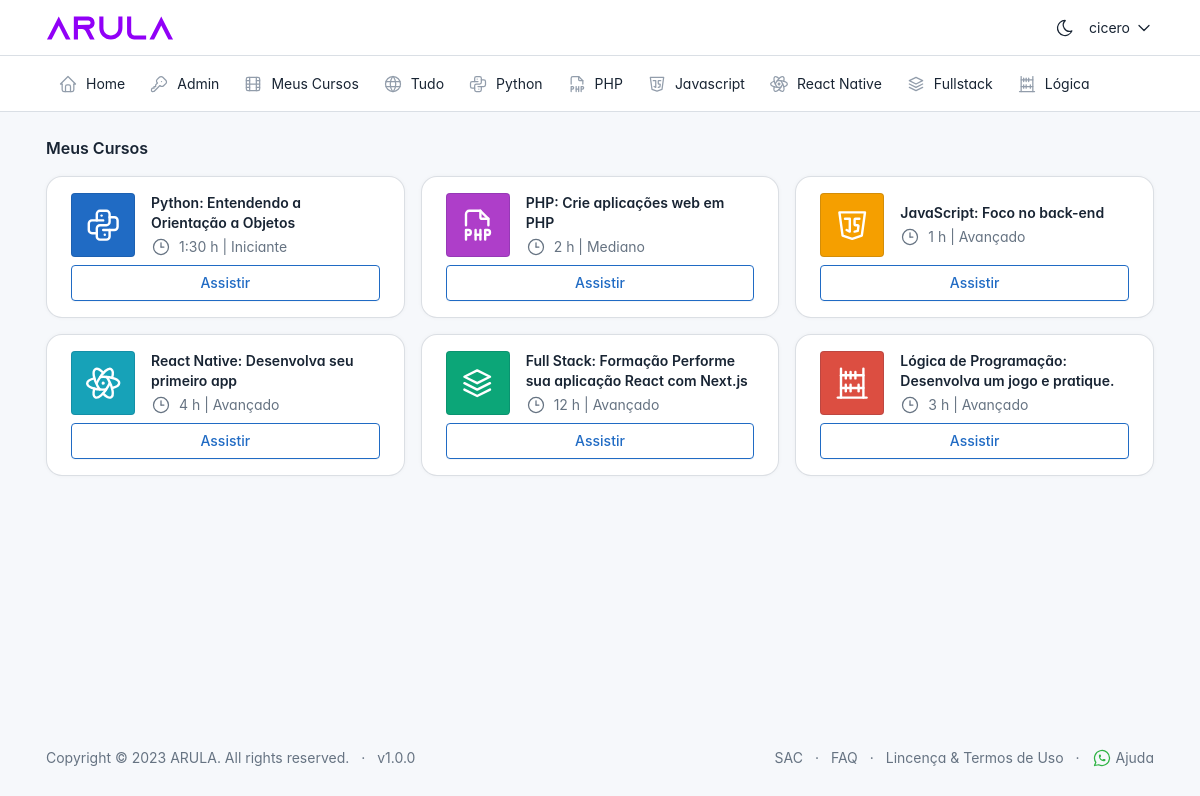
The page /mycourses.php (signed in) on the database its author committed.
### tables this page shows
CREATE TABLE `cursos` (
  `id` int(10) NOT NULL,
  `nome` varchar(100) NOT NULL,
  `descricao` text NOT NULL,
  `type` tinyint(1) NOT NULL,
  `difficulty` tinyint(1) NOT NULL,
  `videos` text NOT NULL,
  `duracao` varchar(100) NOT NULL
);

### mycourses.php (the view, shortened to what this page needs)
<?php
require_once "./db/verifica.php";
$ac_type = $_SESSION["account_type"];
$username = $_SESSION["username"];
?>
<html lang="pt-BR">
<head>
  <link href="./dist/css/tabler.min.css?1684106062" rel="stylesheet" />
  <link href="./dist/css/tabler-flags.min.css?1684106062" rel="stylesheet" />
  <link href="./dist/css/tabler-payments.min.css?1684106062" rel="stylesheet" />
  <link href="./dist/css/tabler-vendors.min.css?1684106062" rel="stylesheet" />
  <link href="./dist/css/demo.min.css?1684106062" rel="stylesheet" />
</head>
<body>
  <div class="page">
    <?php require_once "./partials/header_h.php"; ?>
    <div class="page-wrapper">
      <div class="page-body">
        <div class="container-xl">
          <div class="row row-cards row-deck">
            <div class="d-flex">
              <div class="card-title mb-0 fw-bold">Meus Cursos</div>
            </div>
            <?php
            if ($ac_type == 2) {
              $sql = "SELECT * FROM users WHERE username = '$username'";
              $sql = $pdo->prepare($sql);
              $sql->execute();
              if ($sql->rowCount() > 0) {
                foreach ($sql->fetchAll() as $value) {
                  $access = $value['access'];
                }
              }
              $courses_access = json_decode($access);
                $courses_db = implode(',', $courses_access);
              if (sizeof($courses_access) > 0) {
                $sql = "SELECT * FROM cursos WHERE id IN ($courses_db)";
              }
            } else if ($ac_type == 3) {
              $sql = "SELECT * FROM cursos";
            } else {
              header("Location: auth/sign-in");
              exit();
            }
            $sql = $pdo->prepare($sql);
            $sql->execute();
            if ($sql->rowCount() > 0) {
              foreach ($sql->fetchAll() as $value) {
                $id = $value['id'];
                $nome = $value['nome'];
                $type = $value['type'];
                $duracao = $value['duracao'];
                switch ($type) {
                  case '1':
                    $df = "Iniciante";
                    break;
                  case '2':
                    $df = "Mediano";
                    break;
                  case '3':
                    $df = "Avançado";
                    break;
                }
                switch ($type) {
                  case '1':
                    $color = "primary";
                    break;
                  case '2':
                    $color = "purple";
                    break;
                  case '3':
                    $color = "yellow";
                    break;
                  case '4':
                    $color = "cyan";
                    break;
                  case '5':
                    $color = "teal";
                    break;
                  case '6':
                    $color = "google";
                    break;
                }
            ?>
                <div class="col-md-4 course_el" data-el-type="<?= $type ?>">
                  <div class="card">
                    <div class="card-body">
                      <div class="row align-items-center mb-1">
                        <div class="col-auto">
                          <span class="avatar avatar-md bg-<?= $color ?>">
                          </span>
                        </div>
                        <div class="col">
                          <div class="fw-bold h4 mb-1"><?= $nome ?></div>
                          <div class="text-muted">
                            <?= $duracao . " | " . $df ?>
                          </div>
                        </div>
                      </div>
                      <?php if ($ac_type == 3) { ?>
                        <div class="mt-2">
                          <a href="./view_course?c_id=<?= $id ?>" class="w-100 btn btn-outline-primary">Assistir</a>
                        </div>
                        <?php } ?>
                    </div>
                  </div>
                </div>
            <?php
              }
            }
            ?>
          </div>
        </div>
      </div>
      <?php require "./partials/footer_arola.php"; ?>
    </div>
  </div>
</body>
</html>

### mycourses.php (style rules this page uses)
:root { --tblr-font-sans-serif: 'Inter Var', -apple-system, BlinkMacSystemFont, San Francisco, Segoe UI, Roboto, Helvetica Neue, sans-serif; }
body { font-feature-settings: "cv03", "cv04", "cv11"; }

### rows shown on the page
cursos: nome "Python: Entendendo a Orientação a Objetos", duracao "1:30 h", type "Iniciante"
cursos: nome "PHP: Crie aplicações web em PHP", duracao "2 h", type "Mediano"
cursos: nome "JavaScript: Foco no back-end", duracao "1 h", type "Avançado"
cursos: type 4 (drawn), nome "React Native: Desenvolva seu primeiro app", duracao "4 h"
cursos: type 5 (drawn), nome "Full Stack: Formação Performe sua aplicação React com Next.js", duracao "12 h"
cursos: type 6 (drawn), nome "Lógica de Programação: Desenvolva um jogo e pratique.", duracao "3 h"

### other values the page prints
$_SESSION["username"] "cicero"
